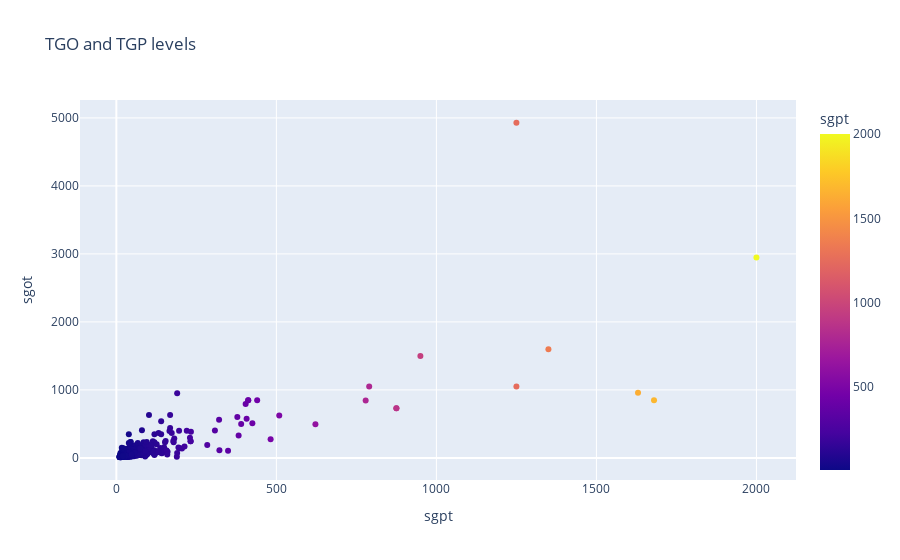

Notebook code cell kept with this figure:
### Code cell
fig = px.scatter(df, x='sgpt', y='sgot', color='sgpt', title='TGO and TGP levels')
fig.show()

### Figure 1 — Plotly figure (JSON) as saved in the notebook; plotly's stock layout.template omitted (floating-point values rounded to 4 significant figures; data arrays with more than 128 entries replaced by an {"elided": "..."} marker saying what was removed)
{"data": [{"hovertemplate": "sgpt=%{marker.color}<br>sgot=%{y}<extra></extra>", "legendgroup": "", "marker": {"color": {"elided": "583 int values"}, "coloraxis": "coloraxis", "symbol": "circle"}, "mode": "markers", "name": "", "orientation": "v", "showlegend": false, "type": "scatter", "x": {"elided": "583 int values"}, "xaxis": "x", "y": {"elided": "583 int values"}, "yaxis": "y"}], "layout": {"coloraxis": {"colorbar": {"title": {"text": "sgpt"}}, "colorscale": [[0, "#0d0887"], [0.1111, "#46039f"], [0.2222, "#7201a8"], [0.3333, "#9c179e"], [0.4444, "#bd3786"], [0.5556, "#d8576b"], [0.6667, "#ed7953"], [0.7778, "#fb9f3a"], [0.8889, "#fdca26"], [1, "#f0f921"]]}, "legend": {"tracegroupgap": 0}, "title": {"text": "TGO and TGP levels"}, "xaxis": {"anchor": "y", "domain": [0, 1], "title": {"text": "sgpt"}}, "yaxis": {"anchor": "x", "domain": [0, 1], "title": {"text": "sgot"}}}}
